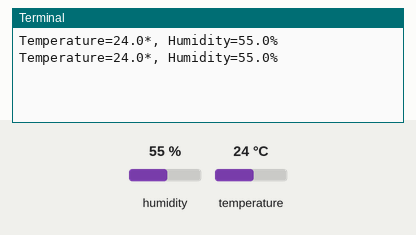
Recording of a program running on a simulated Raspberry Pi (BCM pin numbers). Parts: the last lines printed to the terminal. The inputs (shaded band) are chosen by the test bench; at power-on: humidity 55 %, temperature 24 °C.

Above: at 1.2 s.
1.3 s: humidity set to 22 %
At 2.0 s:
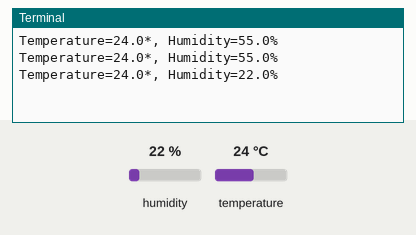
2.8 s: temperature set to 12 °C
At 3.6 s:
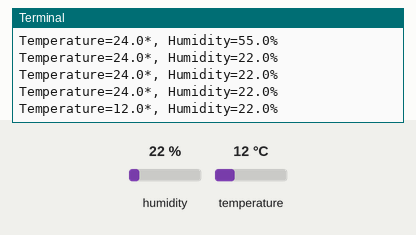
4.3 s: humidity set to 40 %
At 4.3 s:
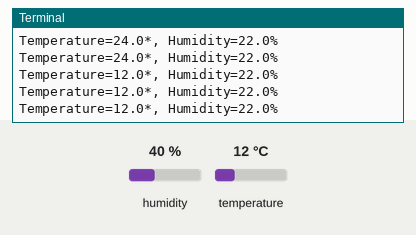
Timing chart, 0 to 7.3 s (numbered marks = the images above; inputs shaded):
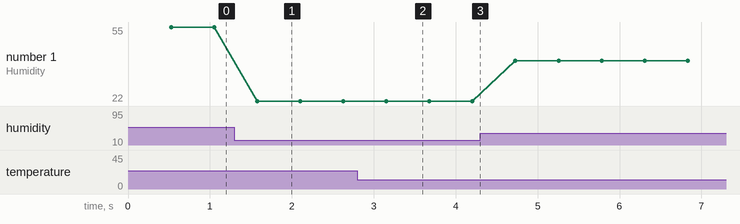

The program:

dht11_temperature.py
```python
import time
import Adafruit_DHT

sensor = Adafruit_DHT.DHT11
DHT_PIN = 12

try:
    while True:
        humidity, temperature = Adafruit_DHT.read_retry(sensor, DHT_PIN)
        if humidity is not None and temperature is not None:
            print('Temperature=%.1f*, Humidity=%.1f%%' % (temperature, humidity))
        else:
            print('Read Error')


finally:
     print("Bye Bye")
```

Measured:
- after the input at 1.3 s, the terminal: prints a new line after 0.28 s (image 1)
- after the input at 2.8 s, the terminal: prints a new line after 0.35 s (image 2)
- plotted number 1: 55 → 22 after the input at 1.3 s, 22 → 40 after the input at 4.3 s
